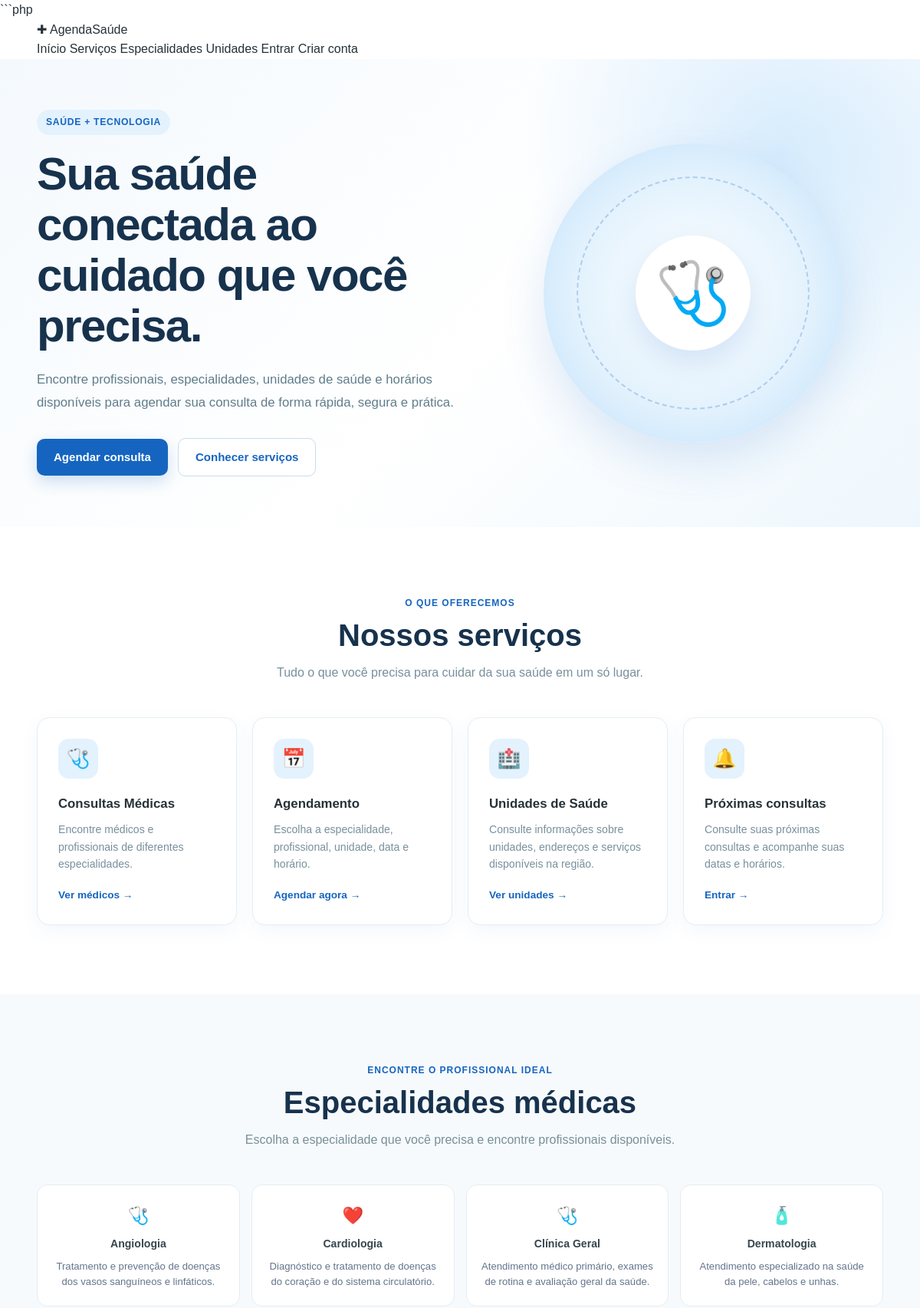
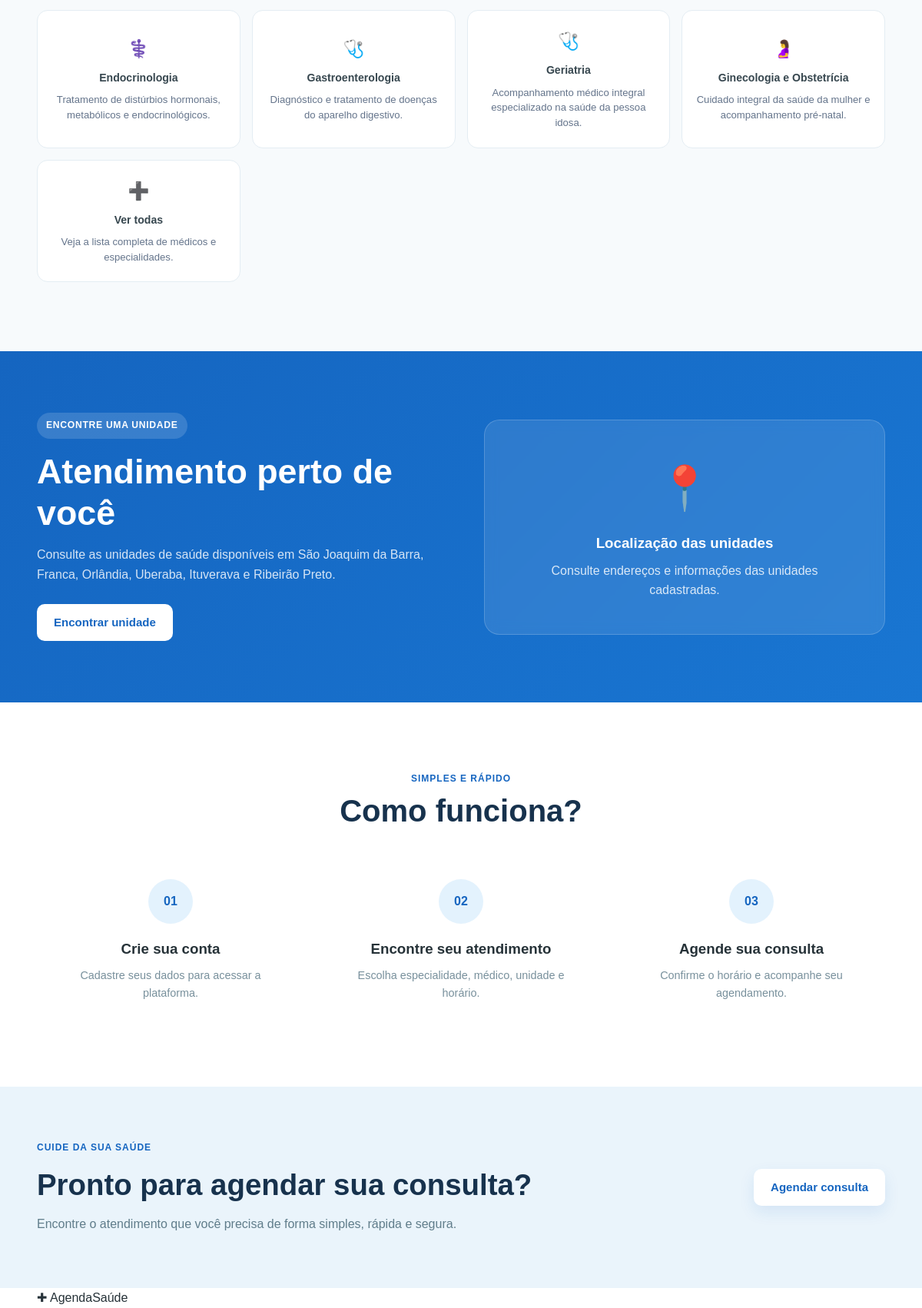
The page / (upper part) on the database its author committed (2 pictures, top to bottom).
### tables this page shows
CREATE TABLE `especialidade_medica` (
  `id_especialidade` INT(11) NOT NULL AUTO_INCREMENT,
  `nome_especialidade` VARCHAR(100) NOT NULL,
  `descricao` TEXT DEFAULT NULL,
  PRIMARY KEY (`id_especialidade`),
  UNIQUE KEY `uq_especialidade_nome` (`nome_especialidade`)
);

### index.php (the view, shortened to what this page needs)
<?php
require_once __DIR__ . "/conexao/conexao.php";
$especialidades = $pdo->query("
    SELECT
        id_especialidade,
        nome_especialidade,
        descricao
    FROM especialidade_medica
    ORDER BY nome_especialidade
    LIMIT 8
")->fetchAll(PDO::FETCH_ASSOC);
$iconesEspecialidade = [
    "Cardiologia" => "❤️",
    "Pediatria" => "👶",
    "Ortopedia" => "🦴",
    "Neurologia" => "🧠",
    "Oftalmologia" => "👁️",
    "Dermatologia" => "🧴",
    "Clínica Geral" => "🩺",
    "Ginecologia e Obstetrícia" => "🤰",
    "Psiquiatria" => "🧩",
    "Endocrinologia" => "⚕️"
];
$tipoUsuario = $_SESSION["tipo_usuario"] ?? "";
$souPaciente =
    isset($_SESSION["id_usuario"]) &&
    $tipoUsuario === "Paciente";
$souMedico =
    isset($_SESSION["id_medico"]) &&
    $tipoUsuario === "Medico";
$souAdministrador =
    isset($_SESSION["id_administrador"]) &&
    $tipoUsuario === "Administrador";
$proximasConsultas = [];
function e(string $valor): string
{
    return htmlspecialchars(
        $valor,
        ENT_QUOTES,
        "UTF-8"
    );
}
?>
<!DOCTYPE html>
<html lang="pt-BR">
<head>
    <link
        rel="stylesheet"
        href="css/style.css"
    >
</head>
<body>
<header class="topo">
    <div class="container topo-conteudo">
        <a
            href="index.php"
            class="logo"
        >
            <span>✚</span>
            AgendaSaúde
        </a>
        <nav class="menu">
            <a href="index.php">
                Início
            </a>
            <a href="#servicos">
                Serviços
            </a>
            <a href="#especialidades">
                Especialidades
            </a>
            <a href="unidades.php">
                Unidades
            </a>
            <?php if ($souAdministrador): ?>
                <a href="admin/dashboard.php">
                    Administração
                </a>
                <a
                    href="logout.php"
                    class="btn-menu"
                >
                    Sair
                </a>
            <?php else: ?>
                <a href="login.php">
                    Entrar
                </a>
                <a
                    href="cadastro.php"
                    class="btn-menu"
                >
                    Criar conta
                </a>
            <?php endif; ?>
        </nav>
    </div>
</header>
<main>
    <section class="hero">
        <div class="container hero-conteudo">
            <div class="hero-texto">
                <span class="tag">
                    SAÚDE + TECNOLOGIA
                </span>
                <h1>
                    Sua saúde conectada
                    ao cuidado que você precisa.
                </h1>
                <p>
                    Encontre profissionais, especialidades,
                    unidades de saúde e horários disponíveis
                    para agendar sua consulta de forma rápida,
                    segura e prática.
                </p>
                <div class="hero-botoes">
                    <a
                        href="paciente/agendar.php"
                        class="btn-principal"
                    >
                        Agendar consulta
                    </a>
                    <a
                        href="#servicos"
                        class="btn-secundario"
                    >
                        Conhecer serviços
                    </a>
                </div>
            </div>
            <div class="hero-imagem">
                <div class="imagem-medico">
                    <div class="icone-medico">
                        🩺
                    </div>
                </div>
            </div>
        </div>
    </section>
    <section
        class="servicos"
        id="servicos"
    >
        <div class="container">
            <div class="titulo-secao">
                <span>
                    O QUE OFERECEMOS
                </span>
                <h2>
                    Nossos serviços
                </h2>
                <p>
                    Tudo o que você precisa para cuidar
                    da sua saúde em um só lugar.
                </p>
            </div>
            <div class="cards-servicos">
                <div class="card-servico">
                    <div class="icone-card">
                        🩺
                    </div>
                    <h3>
                        Consultas Médicas
                    </h3>
                    <p>
                        Encontre médicos e profissionais
                        de diferentes especialidades.
                    </p>
                    <a href="medicos.php">
                        Ver médicos →
                    </a>
                </div>
                <div class="card-servico">
                    <div class="icone-card">
                        📅
                    </div>
                    <h3>
                        Agendamento
                    </h3>
                    <p>
                        Escolha a especialidade, profissional,
                        unidade, data e horário.
                    </p>
                    <a href="paciente/agendar.php">
                        Agendar agora →
                    </a>
                </div>
                <div class="card-servico">
                    <div class="icone-card">
                        🏥
                    </div>
                    <h3>
                        Unidades de Saúde
                    </h3>
                    <p>
                        Consulte informações sobre unidades,
                        endereços e serviços disponíveis
                        na região.
                    </p>
                    <a href="unidades.php">
                        Ver unidades →
                    </a>
                </div>
                <div class="card-servico">
                    <div class="icone-card">
                        🔔
                    </div>
                    <h3>
                        Próximas consultas
                    </h3>
                    <?php if ($souPaciente && !empty($proximasConsultas)): ?>
                        <div class="lembrete-lista">
                            <?php foreach ($proximasConsultas as $consulta): ?>
                                <div class="lembrete-item">
                                    <div class="lembrete-detalhes">
                                        <strong>
                                            <?= date(
                                                "d/m/Y",
                                                strtotime(
                                                    $consulta["data_agendamento"]
                                                )
                                            ) ?>
                                            às
                                            <?= substr(
                                                $consulta["horario"],
                                                0,
                                                5
                                            ) ?>
                                        </strong>
                                        <span>
                                            Dr(a).
                                            <?= e($consulta["medico"]) ?>
                                        </span>
                                    </div>
                                </div>
                            <?php endforeach; ?>
                        </div>
                    <?php else: ?>
                        <p>
                            Consulte suas próximas consultas
                            e acompanhe suas datas e horários.
                        </p>
                    <?php endif; ?>
                    <a
                        href="<?= $souPaciente
                            ? "paciente/minhas_consultas.php"
                            : "login.php" ?>"
                    >
                        <?= $souPaciente
                            ? "Minhas consultas →"
                            : "Entrar →" ?>
                    </a>
                </div>
            </div>
        </div>
    </section>
    <section
        class="especialidades"
        id="especialidades"
    >
        <div class="container">
            <div class="titulo-secao">
                <span>
                    ENCONTRE O PROFISSIONAL IDEAL
                </span>
                <h2>
                    Especialidades médicas
                </h2>
                <p>
                    Escolha a especialidade que você precisa
                    e encontre profissionais disponíveis.
                </p>
            </div>
            <div class="grid-especialidades">
                <?php foreach ($especialidades as $especialidade): ?>
                    <a
                        href="medicos.php?especialidade=<?= (int) $especialidade["id_especialidade"] ?>"
                        class="especialidade"
                    >
                        <span class="icone-especialidade">
                            <?= $iconesEspecialidade[
                                $especialidade["nome_especialidade"]
                            ] ?? "🩺" ?>
                        </span>
                        <strong>
                            <?= e($especialidade["nome_especialidade"]) ?>
                        </strong>
                        <span class="especialidade-desc">
                            <?= e($especialidade["descricao"] ?? "") ?>
                        </span>
                    </a>
                <?php endforeach; ?>
                <a
                    href="medicos.php"
                    class="especialidade"
                >
                    <span class="icone-especialidade">
                        ➕
                    </span>
                    <strong>
                        Ver todas
                    </strong>
                    <span class="especialidade-desc">
                        Veja a lista completa de médicos
                        e especialidades.
                    </span>
                </a>
            </div>
        </div>
    </section>
    <section
        class="unidades"
        id="unidades"
    >
        <div class="container unidades-conteudo">
            <div>
                <span class="tag">
                    ENCONTRE UMA UNIDADE
                </span>
                <h2>
                    Atendimento perto de você
                </h2>
                <p>
                    Consulte as unidades de saúde disponíveis
                    em São Joaquim da Barra, Franca, Orlândia,
                    Uberaba, Ituverava e Ribeirão Preto.
                </p>
                <a
                    href="unidades.php"
                    class="btn-principal"
                >
                    Encontrar unidade
                </a>
            </div>
            <div class="mapa">
                <div class="mapa-icone">
                    📍
                </div>
                <h3>
                    Localização das unidades
                </h3>
                <p>
                    Consulte endereços e informações
                    das unidades cadastradas.
                </p>
            </div>
        </div>
    </section>
    <section class="como-funciona">
        <div class="container">
            <div class="titulo-secao">
                <span>
                    SIMPLES E RÁPIDO
                </span>
                <h2>
                    Como funciona?
                </h2>
            </div>
            <div class="passos">
                <div class="passo">
                    <div class="numero">
                        01
                    </div>
                    <h3>
                        Crie sua conta
                    </h3>
                    <p>
                        Cadastre seus dados para acessar
                        a plataforma.
                    </p>
                </div>
                <div class="passo">
                    <div class="numero">
                        02
                    </div>
                    <h3>
                        Encontre seu atendimento
                    </h3>
                    <p>
                        Escolha especialidade, médico,
                        unidade e horário.
                    </p>
                </div>
                <div class="passo">
                    <div class="numero">
                        03
                    </div>
                    <h3>
                        Agende sua consulta
                    </h3>
                    <p>
                        Confirme o horário e acompanhe
                        seu agendamento.
                    </p>
                </div>
            </div>
        </div>
    </section>
    <section class="cta">
        <div class="container cta-conteudo">
            <div>
                <span>
                    CUIDE DA SUA SAÚDE
                </span>
                <h2>
                    Pronto para agendar sua consulta?
                </h2>
                <p>
                    Encontre o atendimento que você precisa
                    de forma simples, rápida e segura.
                </p>
            </div>
            <a
                href="paciente/agendar.php"
                class="btn-branco"
            >
                Agendar consulta
            </a>
        </div>
    </section>
</main>
<footer class="rodape">
    <div class="container rodape-conteudo">
        <div>
            <a
                href="index.php"
                class="logo rodape-logo"
            >
                <span>✚</span>
                AgendaSaúde
            </a>
        </div>
    </div>
</footer>
</body>
</html>

### rows shown on the page
especialidade_medica: nome_especialidade "🩺", nome_especialidade "Angiologia", descricao "Tratamento e prevenção de doenças dos vasos sanguíneos e linfáticos."
especialidade_medica: nome_especialidade "❤️", nome_especialidade "Cardiologia", descricao "Diagnóstico e tratamento de doenças do coração e do sistema circulatório."
especialidade_medica: nome_especialidade "🩺", nome_especialidade "Clínica Geral", descricao "Atendimento médico primário, exames de rotina e avaliação geral da saúde."
especialidade_medica: nome_especialidade "🧴", nome_especialidade "Dermatologia", descricao "Atendimento especializado na saúde da pele, cabelos e unhas."
especialidade_medica: nome_especialidade "⚕️", nome_especialidade "Endocrinologia", descricao "Tratamento de distúrbios hormonais, metabólicos e endocrinológicos."
especialidade_medica: nome_especialidade "🩺", nome_especialidade "Gastroenterologia", descricao "Diagnóstico e tratamento de doenças do aparelho digestivo."
especialidade_medica: nome_especialidade "🩺", nome_especialidade "Geriatria", descricao "Acompanhamento médico integral especializado na saúde da pessoa idosa."
especialidade_medica: nome_especialidade "🤰", nome_especialidade "Ginecologia e Obstetrícia", descricao "Cuidado integral da saúde da mulher e acompanhamento pré-natal."
